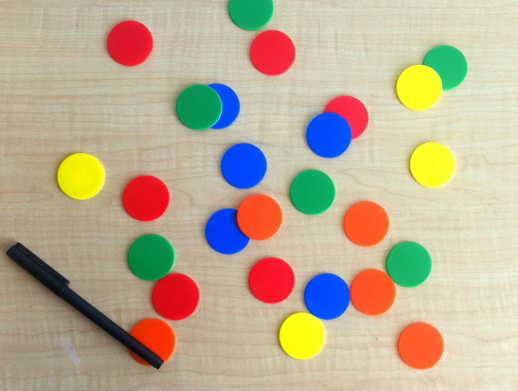
#> input picture HW1/coloredChips.png, 518 x 391 px
$ jupyter execute --allow-errors 'ECE-6123 HW1.ipynb'   (shell and % lines are left out)
#> lines starting #> are read from the running program, lines starting #| are printed output that depends on the picture; after the words box and inside, x2 and y2 are one past the last pixel; in counts of white or black regions, pixels touching at a corner belong together
### ECE-GY 6123
### Nikita Makarov, Fall 2024

### Homework 1

Problem 1a:

[cell 1]
from PIL import Image
import numpy as np
from matplotlib import pyplot as plt

# Load color image
img = Image.open('coloredChips.png')
#> img is the input picture: PIL image 518x391 RGB; mean R, G, B 188.3, 173.3, 148.1
img.load()
RGB_data = np.asarray(img) # This image has 24 bit depth (8x3)

# Create image for RGB
plt.figure()
plt.imshow(RGB_data, interpolation='none')
plt.axis('off')
plt.title('RGB image')

# Create image for R channel
R_data = RGB_data[:,:,0]
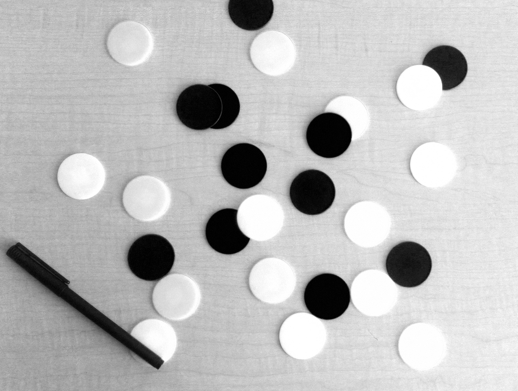
#> R_data: shape (391, 518); min 0, max 255, mean 188.3
plt.figure()
plt.imshow(R_data, interpolation='none', cmap='gray', vmin=0, vmax=255)
plt.axis('off')
plt.title('R channel only')

# Create image for G channel
G_data = RGB_data[:,:,1]
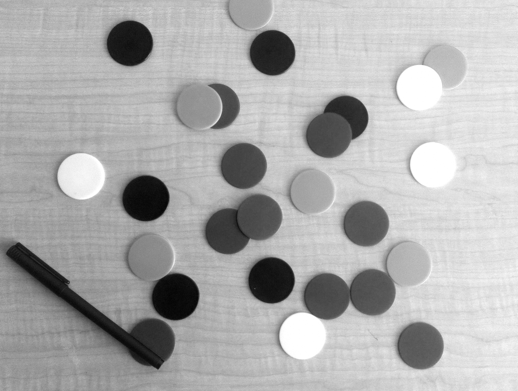
#> G_data: shape (391, 518); min 4, max 255, mean 173.3
plt.figure()
plt.imshow(G_data, interpolation='none', cmap='gray', vmin=0, vmax=255)
plt.axis('off')
plt.title('G channel only')

# Create image for B channel
B_data = RGB_data[:,:,2]
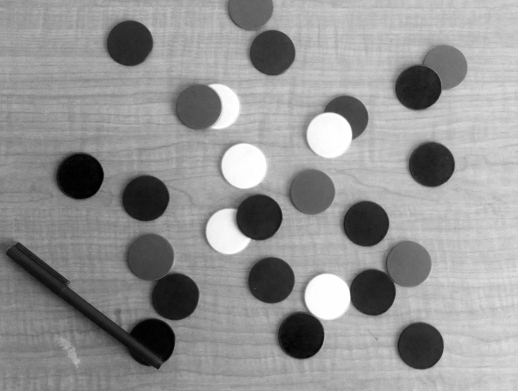
#> B_data: shape (391, 518); min 0, max 255, mean 148.1
plt.figure()
plt.imshow(B_data, interpolation='none', cmap='gray', vmin=0, vmax=255)
plt.axis('off')
plt.title('B channel only')

# Display all images
plt.show()

This image contains several colored chips with a black pen on a light wooden background. The red, yellow, and orange chips are the brightest in the red channel image. The yellow and green chips are the brightest in the green channel image. The blue and green chips are the brightest in the blue channel image. The light wooden background is mostly comprised of all colors so it appears similar across all three channels. The green chips are a slightly darker shade of pure green so they do not appear bright on the green channel image, but they are much brighter along the edge where the light is hitting them. Yellow appears to be a combination of red and green, so those chips are bright in both of those channels.

Problem 1b:

[cell 2]
# Normalize RGB arrays
R = R_data/255
G = G_data/255
B = B_data/255

# Create hue (H) data array and create image
theta = np.arccos((1/2*((R-G)+(R-B)))/np.sqrt((R-G)*(R-G)+(R-B)*(G-B))) * 180/np.pi # Calculate theta in degrees
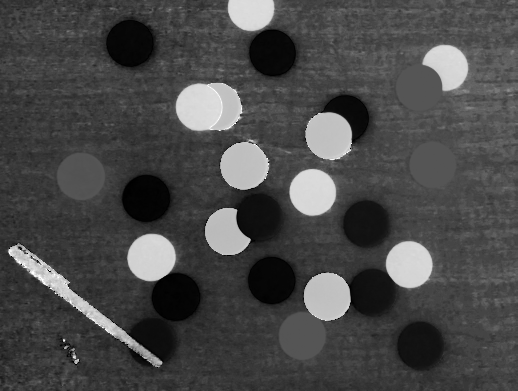
#> theta: shape (391, 518) float64; 0.01% of the values are NaN or infinite; the others: min 0, max 180, mean 52.07; drawn with min black, max white, NaN and infinite black
H = np.zeros_like(theta) # Init hue array
TF = B <= G
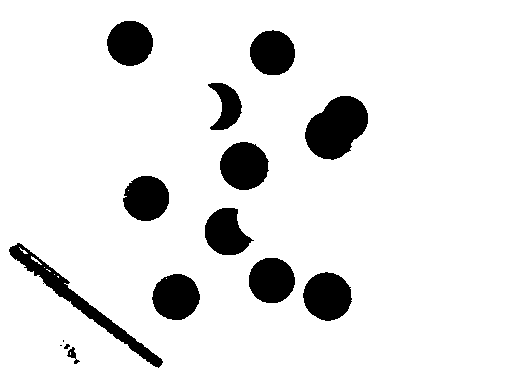
#> TF: shape (391, 518) bool; 90.4% white; 15 black regions (2 under 20 px), largest, box (x1, y1, x2, y2) and area: (305, 96, 368, 160) 2780, (9, 243, 163, 368) 2295, (303, 272, 352, 321) 1820
H[TF] = theta[TF] # First part of hue array
H[~TF] = 360-theta[~TF] # Second part of the hue array
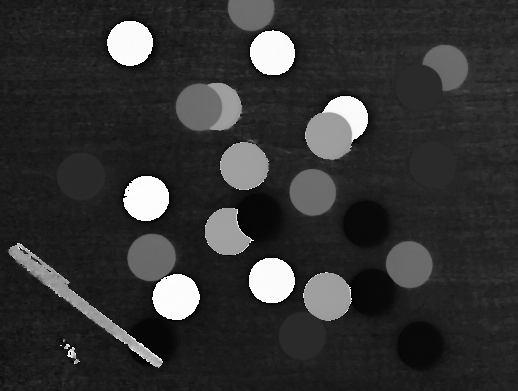
#> H: shape (391, 518) float64; 0.01% of the values are NaN or infinite; the others: min 0, max 359.8, mean 72.8; drawn with min black, max white, NaN and infinite black
plt.figure()
plt.imshow(H, interpolation='none', cmap='gray', vmin=0, vmax=360)
plt.axis('off')
plt.title('Hue channel only')

# Create saturation (S) data array and create image
S = 1 - (3 * np.min([R,G,B],axis=0))/(R+G+B)
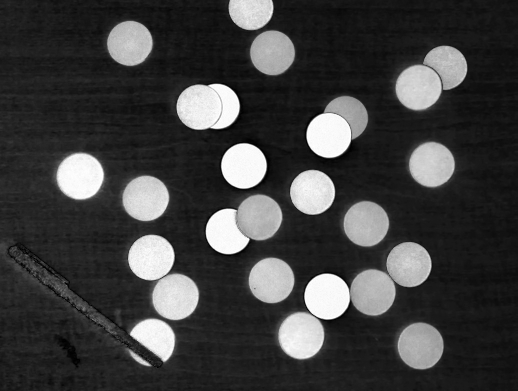
#> S: shape (391, 518) float64; min 0, max 1, mean 0.253
plt.figure()
plt.imshow(S, interpolation='none', cmap='gray', vmin=0, vmax=1)
plt.axis('off')
plt.title('Saturation channel only')

# Create intensity (I) data array and create image
I = (R+G+B)/3
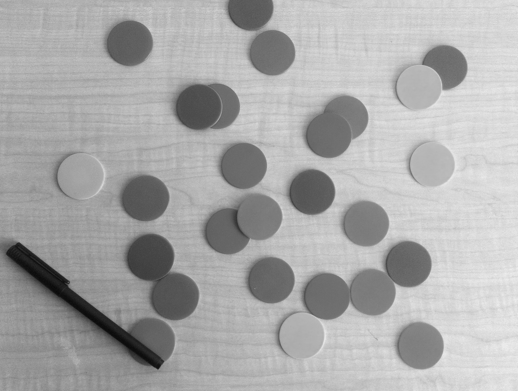
#> I: shape (391, 518) float64; min 0.0405, max 0.932, mean 0.666
plt.figure()
plt.imshow(I, interpolation='none', cmap='gray', vmin=0, vmax=1)
plt.axis('off')
plt.title('Intensity channel only')

# Display all images
plt.show()

Since hue is the dominant color for each pixel, it is not so easily represented in gray scale. The degree value from 0 to 360 degrees is the angle from the center of the color wheel to the dominant color of the pixel. Going from the brightest to the darkest parts of the image, we can see that the red pixels are at one end, followed by blue, green, yellow, and finally orange. These are the same order of colors along the outside of the color wheel.

Saturation is a measure of the purity of the dominant three colors, RGB. All of the colored chips are very pure in color, so they all appear as very bright. The white-washed background and black pen are not as pure, so they are darker.

Intensity is the brightness, which is closely related to representing the original image in gray scale. The light background and yellow areas of the image are brightest, while the other areas are darker.

Problem 1c:

[cell 3]
# Detect blue pixels and mask in original image
TF = (H/2 >= 110) & (H/2 <= 130) # Blue pixels are true
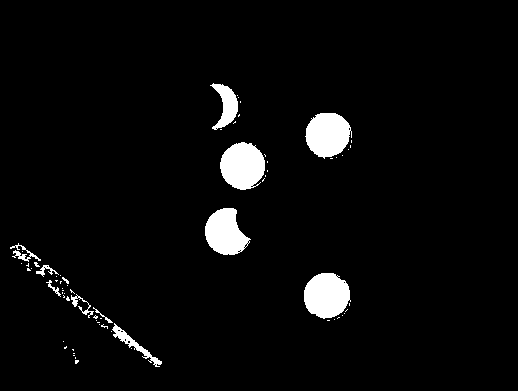
#> TF: shape (391, 518) bool; 4% white; 69 white regions (57 under 20 px), largest, box (x1, y1, x2, y2) and area: (220, 142, 265, 190) 1649, (304, 273, 351, 319) 1647, (305, 113, 352, 159) 1588
B_masked = np.zeros_like(RGB_data)
B_masked[TF,:] = RGB_data[TF,:]
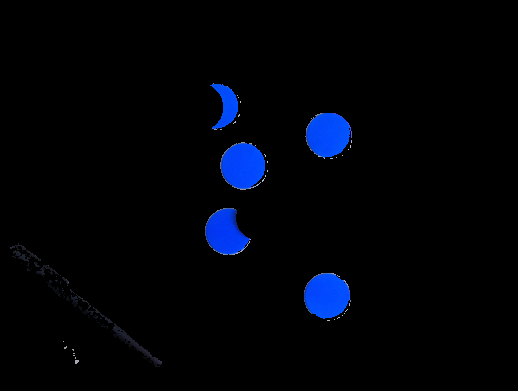
#> B_masked: shape (391, 518, 3); mean R, G, B 0.5, 2.7, 8.6
plt.imshow(B_masked, interpolation='none') # Display blue pixel masked image
plt.axis('off')
plt.title('Blue pixels only')
plt.show()
